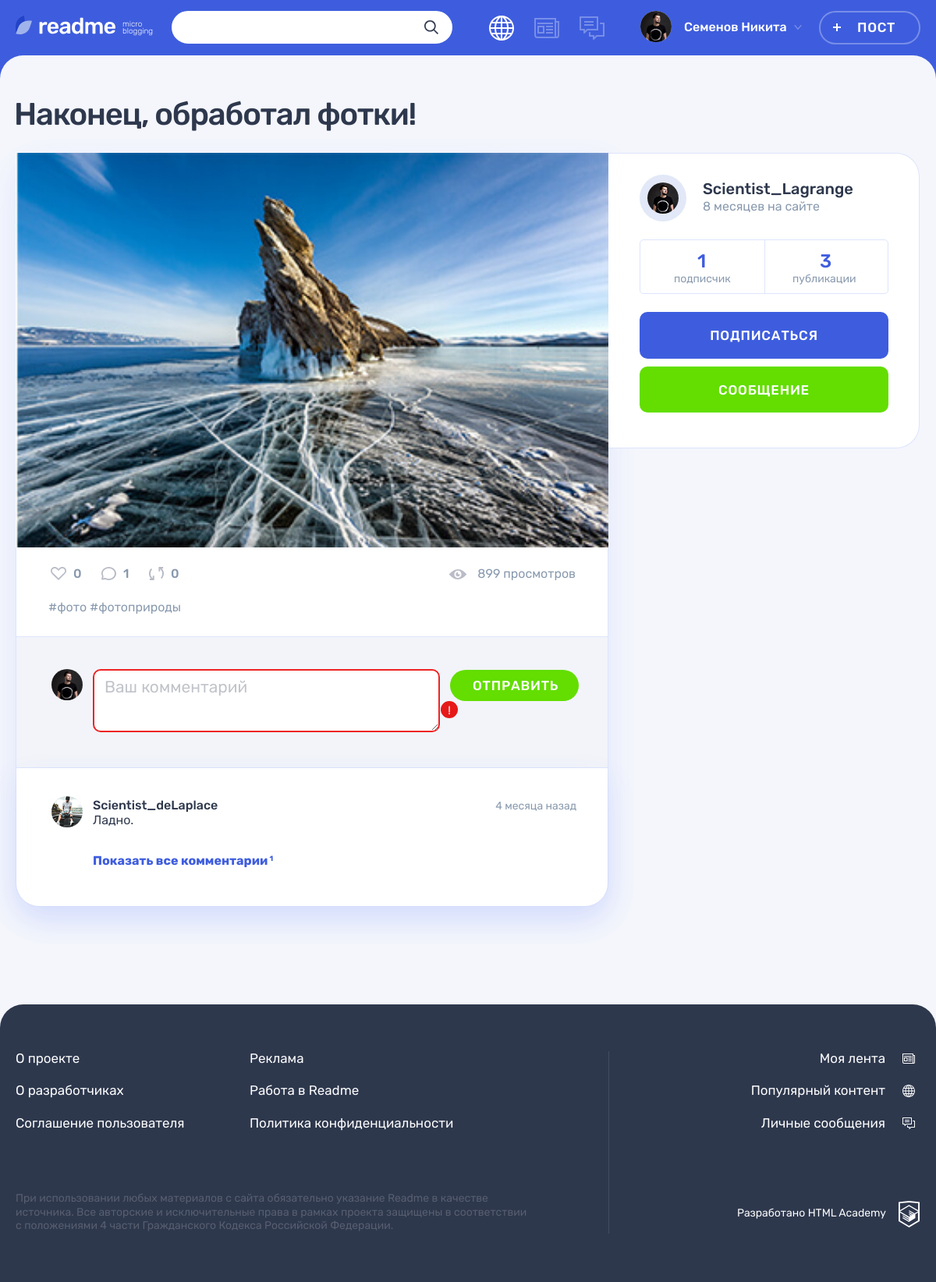
The app's page /post.php?id=4 with its own data.
### tables this page shows
CREATE TABLE posts (
  id INT AUTO_INCREMENT PRIMARY KEY,
  creation_date DATETIME,
  title VARCHAR(64) NOT NULL,
  text TEXT,
  quote_author VARCHAR(64),
  img VARCHAR(255),
  video VARCHAR(255),
  link VARCHAR(255),
  view_count INT,
  user_id INT,
  content_types_id INT
);

CREATE TABLE hashtags (
  id INT AUTO_INCREMENT PRIMARY KEY,
  hashtag_title VARCHAR(128)
);

CREATE TABLE comments (
  id INT AUTO_INCREMENT PRIMARY KEY,
  comment_creation_date DATETIME,
  content TEXT,
  user_id INT,
  post_id INT
);

CREATE TABLE users (
  id INT AUTO_INCREMENT PRIMARY KEY,
  registration_date DATETIME,
  email VARCHAR(320) NOT NULL,
  login VARCHAR(255) NOT NULL,
  password CHAR(64) NOT NULL,
  avatar VARCHAR(255)
);

### helpers.php (called while the page is built, shortened)
<?php
function get_noun_plural_form(int $number, string $one, string $two, string $many): string
{
    $number = (int)$number;
    $mod10 = $number % 10;
    $mod100 = $number % 100;
    switch (true) {
        case ($mod100 >= 11 && $mod100 <= 20):
            return $many;
        case ($mod10 > 5):
            return $many;
        case ($mod10 === 1):
            return $one;
        case ($mod10 >= 2 && $mod10 <= 4):
            return $two;
    }
}
function include_template($name, array $data = [])
{
    $name = 'templates/' . $name;
    extract($data);
    require $name;
    $result = ob_get_clean();
    return $result;
}

### db.php (called while the page is built, shortened)
<?php
$con = mysqli_connect("127.0.0.1", "root", "", "2025455-readme-12");
mysqli_set_charset($con, "utf8");
return $con;

### utils.php (called while the page is built, shortened)
<?php
function post_date($date_str, $back): array {
    $date = date_create($date_str);
    $date_format_str = date_format($date, 'Y-m-d H:i');
    $cur_date = date_create('now');
    $diff = date_diff($date, $cur_date);
    $diff_count_i = date_interval_format($diff, "%i");
    $diff_count_h = date_interval_format($diff, "%h");
    $diff_count_d = date_interval_format($diff, "%d");
    $diff_count_m = date_interval_format($diff, "%m");
    $rel_date = 0;
    if ($diff_count_i > 0 && $diff_count_i  < 60) {
        $rel_date = $diff_count_i . get_noun_plural_form($diff_count_i, ' минута ', ' минуты ', ' минут ') . $back;
    }
    if ($diff_count_h >= 1 && $diff_count_h  < 24) {
        $rel_date = $diff_count_h . get_noun_plural_form($diff_count_h, ' час ', ' часа ', ' часов ') . $back;
    }
    if ($diff_count_d >= 1 && $diff_count_d < 7) {
        $rel_date = $diff_count_d . get_noun_plural_form($diff_count_d, ' день ', ' дня ', ' дней ') . $back;
    }
    if ($diff_count_d >= 7 && $diff_count_d < 30) {
        $rel_date = floor($diff_count_d / 7) . get_noun_plural_form(floor($diff_count_d / 7), ' неделю ', ' недели ', ' недель ') . $back;
    }
    if ($diff_count_m > 1) {
        $rel_date = $diff_count_m . get_noun_plural_form($diff_count_m, ' месяц ', ' месяца ', ' месяцев ') . $back;
    }
    return [$date_format_str, $rel_date];
}
function get_db($sql_query): array {
    $result = mysqli_query(require 'db.php', $sql_query);
    $array = mysqli_fetch_all($result, MYSQLI_ASSOC);
    return($array);
}
function get_post_details_from_db($filter_id): array {
    $query = sprintf("SELECT posts.id, content_types.alias, posts.title, text, quote_author, img, video, link, view_count, user_id, content_types_id
FROM posts
INNER JOIN content_types ON posts.content_types_id = content_types.id
WHERE posts.id = %d",  $filter_id);
    $array = get_db($query);
    return($array);
}
function get_likes_quantity($filter_id): int {
    $query = sprintf("SELECT l.id, l.user_id, l.post_id
FROM likes l
INNER JOIN posts p ON l.post_id = p.id
WHERE p.id = %d", $filter_id);
    $array = get_db($query);
    $likes_quantity = count($array);
    return($likes_quantity);
}
function get_hashtags_for_post($filter_id): array {
    $query = sprintf("SELECT h.hashtag_title
FROM posts p
INNER JOIN posts_hashtags ph ON p.id = ph.post_id
INNER JOIN hashtags h ON ph.hashtag_id = h.id
WHERE p.id = %d", $filter_id);
    $array = get_db($query);
    return($array);
}
function get_comments_for_post_details($filter_id): array {
    $query = sprintf("SELECT p.id, u.login, u.avatar, c.comment_creation_date, content, c.user_id, post_id
FROM comments c
INNER JOIN users u ON c.user_id = u.id
INNER JOIN posts p ON c.post_id = p.id
WHERE p.id = %d", $filter_id);
    $array = get_db($query);
    return($array);
}
function get_user_for_post_details($filter_id): array {
    $query = sprintf("SELECT p.id, u.id, u.login, u.avatar, u.registration_date
FROM posts p
INNER JOIN users u ON p.user_id = u.id
WHERE p.id = %d", $filter_id);
    $array = get_db($query);
    return($array);
}
function get_subscribers_number($filter_id): int {
    $query = sprintf("SELECT s.id, s.author_user_id, s.subscribed_user_id
FROM subscriptions s
INNER JOIN users u ON s.subscribed_user_id = u.id
WHERE u.id = %d", $filter_id);
    $array = get_db($query);
    $subscribers_number = count($array);
    return($subscribers_number);
}
function get_publications_number($filter_id): int {
    $query = sprintf("SELECT p.id, p.user_id, u.id
FROM posts p
INNER JOIN users u ON p.user_id = u.id
WHERE u.id = %d", $filter_id);
    $array = get_db($query);
    $posts_number = count($array);
    return($posts_number);
}
function get_photo_file_path($file_name): string {
    $check_file = file_exists('img/' . $file_name);
    return '../img/' . $file_name;
}

### templates/post/page.php (the view, shortened to what this page needs)
<main class="page__main page__main--publication">
    <div class="container">
        <h1 class="page__title page__title--publication"><?=$post['title']?></h1>
        <section class="post-details">
            <div class="post-details__wrapper post-<?=$post['alias']?>">
                <div class="post-details__main-block post post--details">
                <?=$content?>
                    <div class="post__indicators">
                        <div class="post__buttons">
                            <a class="post__indicator post__indicator--likes button" href="#" title="Лайк">
                                <svg class="post__indicator-icon" width="20" height="17">
                                    <use xlink:href="#icon-heart"></use>
                                </svg>
                                <span><?=$likes_quantity?></span>
                            </a>
                            <a class="post__indicator post__indicator--comments button" href="#" title="Комментарии">
                                <svg class="post__indicator-icon" width="19" height="17">
                                    <use xlink:href="#icon-comment"></use>
                                </svg>
                                <span><?=count($comments, COUNT_NORMAL)?></span>
                            </a>
                            <a class="post__indicator post__indicator--repost button" href="#" title="Репост">
                                <svg class="post__indicator-icon" width="19" height="17">
                                    <use xlink:href="#icon-repost"></use>
                                </svg>
                                <span>0</span>
                            </a>
                        </div>
                        <span class="post__view"><?=$post['view_count']?> просмотров</span>
                    </div>
                    <ul class="post__tags">
                        <?php foreach ($hashtags as $hashtag): ?>
                        <li><a href="#">#<?=$hashtag['hashtag_title']?></a></li>
                        <?php endforeach; ?>
                    </ul>
                    <div class="comments">
                        <form class="comments__form form" action="#" method="post">
                            <div class="comments__my-avatar">
                                <img class="comments__picture" src="../../img/userpic-medium.jpg" alt="Аватар пользователя">
                            </div>
                            <div class="form__input-section form__input-section--error">
                                <textarea class="comments__textarea form__textarea form__input" placeholder="Ваш комментарий"></textarea>
                                <button class="form__error-button button" type="button">!</button>
                            </div>
                            <button class="comments__submit button button--green" type="submit">Отправить</button>
                        </form>
                        <div class="comments__list-wrapper">
                            <ul class="comments__list">
                                <?php foreach ($comments as $comment): ?>
                                <li class="comments__item user">
                                    <div class="comments__avatar">
                                        <a class="user__avatar-link" href="#">
                                            <img class="comments__picture" src="../img/<?=$comment['avatar']?>" alt="Аватар пользователя">
                                        </a>
                                    </div>
                                    <div class="comments__info">
                                        <div class="comments__name-wrapper">
                                            <a class="comments__user-name" href="#">
                                                <span><?=$comment['login']?></span>
                                            </a>
                                            <?php $date = $comment['comment_creation_date'];
                                            [$formatted_date, $relative_date] = post_date($date, 'назад'); ?>
                                            <time class="comments__time" datetime="<?=$date?>" title="<?=$formatted_date?>"><?=$relative_date?></time>
                                        </div>
                                        <p class="comments__text">
                                            <?=$comment['content']?>
                                        </p>
                                    </div>
                                </li>
                                <?php endforeach; ?>
                            </ul>
                            <a class="comments__more-link" href="#">
                                <span>Показать все комментарии</span>
                                <sup class="comments__amount"><?=count($comments, COUNT_NORMAL)?></sup>
                            </a>
                        </div>
                    </div>
                </div>
                <div class="post-details__user user">
                    <div class="post-details__user-info user__info">
                        <div class="post-details__avatar user__avatar">
                            <a class="post-details__avatar-link user__avatar-link" href="#">
                                <img class="post-details__picture user__picture" src="../img/<?=$user['avatar']?>" alt="Аватар пользователя">
                            </a>
                        </div>
                        <div class="post-details__name-wrapper user__name-wrapper">
                            <a class="post-details__name user__name" href="#">
                                <span><?=$user['login']?></span>
                            </a>
                            <?php $registration_date = $user['registration_date'];
                            [$format_date, $rel_date] = post_date($registration_date, 'на сайте'); ?>
                            <time class="post-details__time user__time" datetime="<?=$format_date?>" title="<?=$registration_date?>"><?=$rel_date?></time>
                        </div>
                    </div>
                    <div class="post-details__rating user__rating">
                        <p class="post-details__rating-item user__rating-item user__rating-item--subscribers">
                            <span class="post-details__rating-amount user__rating-amount"><?=$subscribers_number?></span>
                            <span class="post-details__rating-text user__rating-text"><?=get_noun_plural_form($subscribers_number,'подписчик', 'подписчика', 'подписчиков')?></span>
                        </p>
                        <p class="post-details__rating-item user__rating-item user__rating-item--publications">
                            <span class="post-details__rating-amount user__rating-amount"><?=$publications_number?></span>
                            <span class="post-details__rating-text user__rating-text"><?=get_noun_plural_form($publications_number,'публикация', 'публикации', 'публикаций')?></span>
                        </p>
                    </div>
                    <div class="post-details__user-buttons user__buttons">
                        <button class="user__button user__button--subscription button button--main" type="button">Подписаться</button>
                        <a class="user__button user__button--writing button button--green" href="#">Сообщение</a>
                    </div>
                </div>
            </div>
        </section>
    </div>
</main>

### templates/post/photo.php (shortened to what this page needs)
<div class="post-details__image-wrapper post-photo__image-wrapper">
    <img src="<?=get_photo_file_path($post['img'])?>" alt="Фото от пользователя" width="760" height="507">
</div>

### records on screen
posts: title "Наконец, обработал фотки!", img (picture), view_count "899", user.avatar (picture), user.login "Scientist_Lagrange"
hashtags: hashtag_title "фото"
hashtags: hashtag_title "фотоприроды"
comments: user.avatar (picture), user.login "Scientist_deLaplace", relative_date "4 месяца назад", content "Ладно."

### other values on screen
$user_name "Семенов Никита"
$likes_quantity "0"
count($comments, COUNT_NORMAL) "1"
$rel_date "8 месяцев на сайте"
$subscribers_number "1"
$publications_number "3"
